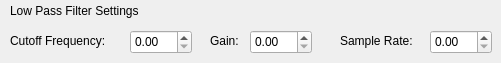
        <widget class="QWidget" name="page_19">
         <widget class="QLabel" name="label_44">
          <property name="geometry">
           <rect>
            <x>10</x>
            <y>0</y>
            <width>251</width>
            <height>21</height>
           </rect>
          </property>
          <property name="text">
           <string>Low Pass Filter Settings</string>
          </property>
         </widget>
         <widget class="QDoubleSpinBox" name="pipelineTool_lowPassFilterCutoffFrequencySpinBox">
          <property name="geometry">
           <rect>
            <x>130</x>
            <y>30</y>
            <width>62</width>
            <height>24</height>
           </rect>
          </property>
         </widget>
         <widget class="QLabel" name="label_57">
          <property name="geometry">
           <rect>
            <x>10</x>
            <y>30</y>
            <width>121</width>
            <height>21</height>
           </rect>
          </property>
          <property name="text">
           <string>Cutoff Frequency:</string>
          </property>
         </widget>
         <widget class="QDoubleSpinBox" name="pipelineTool_lowPassFilterSampleRateSpinBox">
          <property name="geometry">
           <rect>
            <x>430</x>
            <y>30</y>
            <width>62</width>
            <height>24</height>
           </rect>
          </property>
         </widget>
         <widget class="QLabel" name="label_69">
          <property name="geometry">
           <rect>
            <x>340</x>
            <y>30</y>
            <width>91</width>
            <height>21</height>
           </rect>
          </property>
          <property name="text">
           <string>Sample Rate:</string>
          </property>
         </widget>
         <widget class="QDoubleSpinBox" name="pipelineTool_lowPassFilterGainSpinBox">
          <property name="geometry">
           <rect>
            <x>250</x>
            <y>30</y>
            <width>62</width>
            <height>24</height>
           </rect>
          </property>
         </widget>
         <widget class="QLabel" name="label_74">
          <property name="geometry">
           <rect>
            <x>210</x>
            <y>30</y>
            <width>41</width>
            <height>21</height>
           </rect>
          </property>
          <property name="text">
           <string>Gain:</string>
          </property>
         </widget>
        </widget>
